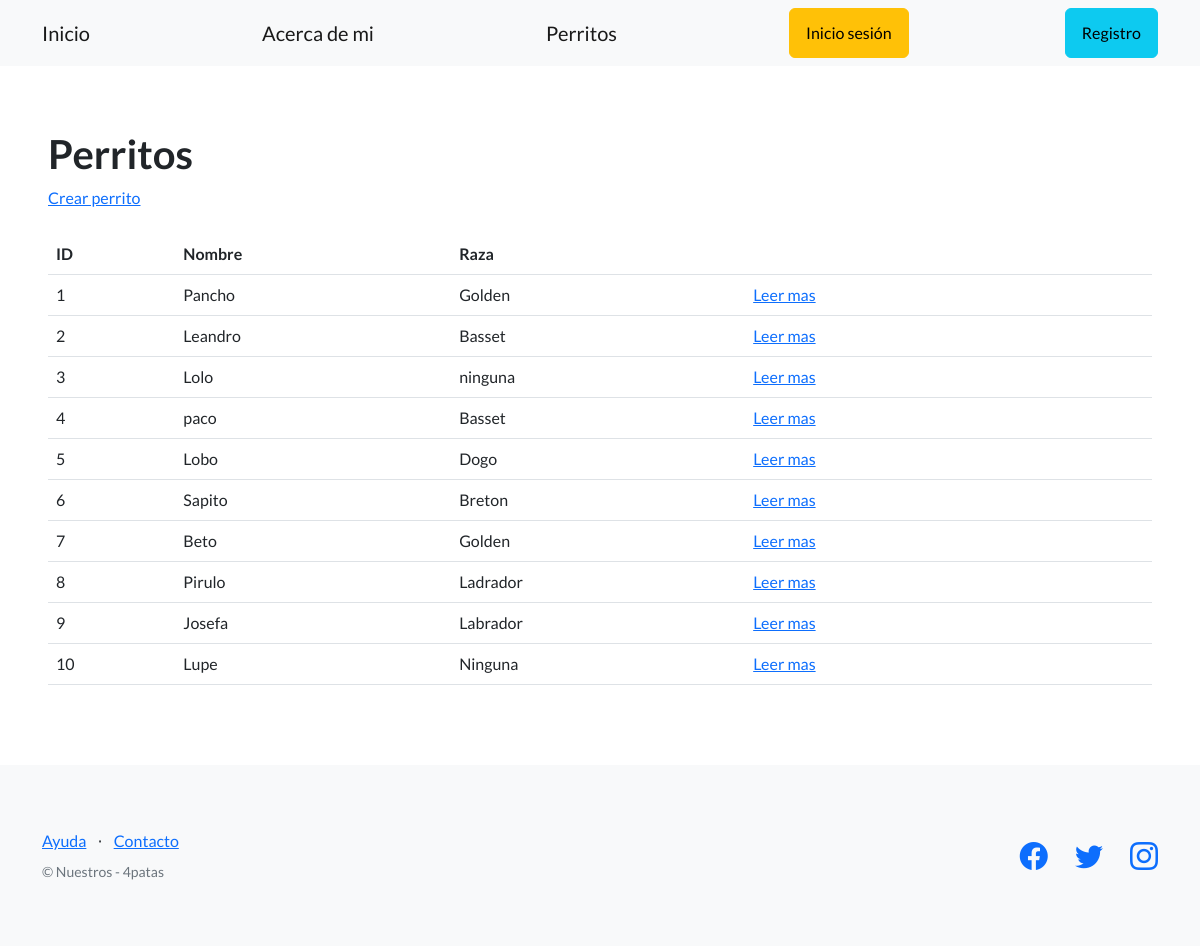
/pages/perritos/, run on the app's committed database.
### app_blog/models.py (models this page shows, shortened)
class Perro(models.Model):
    nombre = models.CharField(max_length=64)
    raza =  models.CharField(max_length=64, blank=True)
    fecha_nacimiento = models.DateField(null=True)
    descripcion = models.CharField(max_length=256)
    creador = models.ForeignKey(User, on_delete=models.SET_NULL, null=True)#linea creador

### app_blog/views.py (the view)
# urls.py: path("perritos/", PerroListView.as_view(), name="mostrar_perritos"),
class PerroListView(ListView):
    model = Perro
    template_name = 'listar_perritos.html'

### app_blog/templates/listar_perritos.html (shortened to what this page needs)
{% extends "base.html" %}
{% block contenido %}
<h1>
    Perritos
</h1>
<a href="{% url 'crear_perritos' %}">Crear perrito</a>
<br><br>
<table class="table">
    <tbody>
        <tr>
            <th>ID</th>
            <th>Nombre</th>
            <th>Raza</th>
            <th></th>
            <th></th>
            <th></th>
        </tr>
        {% if  object_list  %}
            {% for perrito in object_list %}
            <tr>
                <td>{{ perrito.id }}</td>
                <td>{{ perrito.nombre }}</td>
                <td>{{ perrito.raza }}</td>
                <td>
                    <a href="{% url 'ver_perritos' perrito.id %}">Leer mas</a>
                </td>
                <td>
                </td>
                <td>
                {% endfor %}
                {% else %}
                <h1> No hay perritos en la lista</h1>
            {% endif %}
            </td>
        </tr>
    </tbody>
</table>
{% endblock contenido %}

### data on the page
Perro: id "1", nombre "Pancho", raza "Golden"
Perro: id "2", nombre "Leandro", raza "Basset"
Perro: id "3", nombre "Lolo", raza "ninguna"
Perro: id "4", nombre "paco", raza "Basset"
Perro: id "5", nombre "Lobo", raza "Dogo"
Perro: id "6", nombre "Sapito", raza "Breton"
Perro: id "7", nombre "Beto", raza "Golden"
Perro: id "8", nombre "Pirulo", raza "Ladrador"
Perro: id "9", nombre "Josefa", raza "Labrador"
Perro: id "10", nombre "Lupe", raza "Ninguna"
